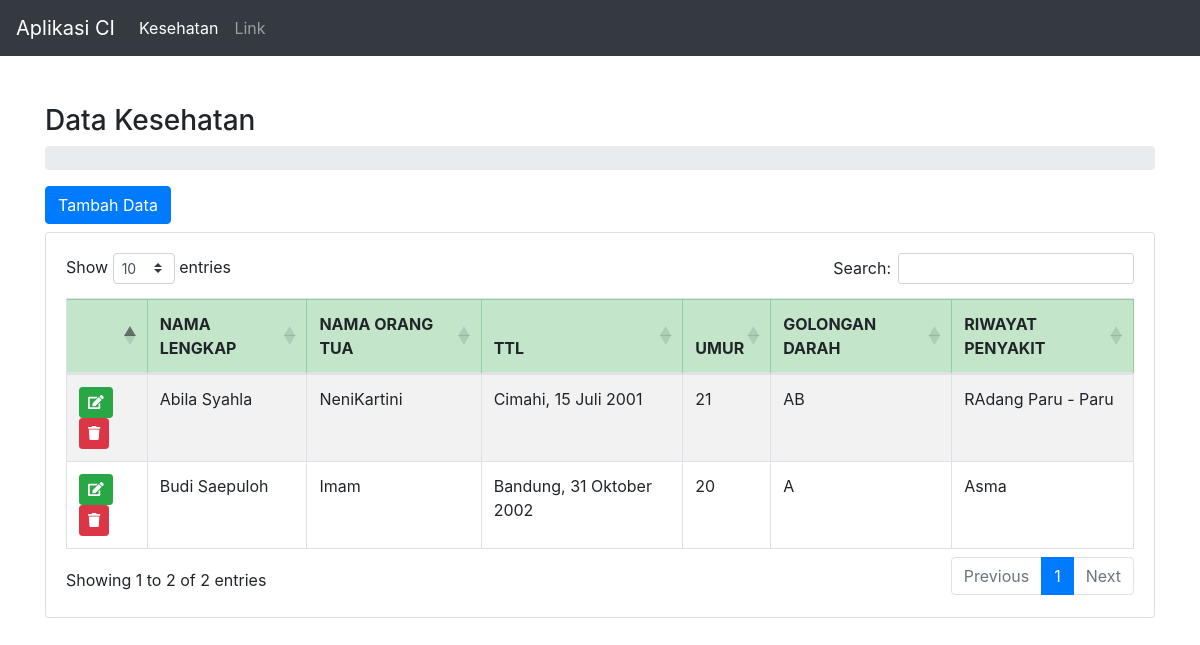
The page / on the database its author committed.
### tables this page shows
CREATE TABLE `riwayat_kesehatan` (
  `id_kesehatan` int(11) NOT NULL,
  `nama_lengkap` varchar(100) NOT NULL,
  `nama_orang_tua` varchar(100) NOT NULL,
  `ttl` varchar(50) NOT NULL,
  `umur` varchar(50) NOT NULL,
  `golongan_darah` varchar(10) NOT NULL,
  `riwayat_penyakit` varchar(500) NOT NULL
);

### application/controllers/Kesehatan.php (called while the page is built, shortened)
<?php
class Kesehatan extends CI_Controller
{
    public function __construct()
    {
        $this->load->model("Kesehatan_model");
    }
    public function index()
    {
        $data["title"] = "Data Kesehatan";
        $data["data_kesehatan"] = $this->Kesehatan_model->getAll();
        $this->load->view('templates/header', $data);
        $this->load->view('templates/menu');
        $this->load->view('kesehatan/index', $data);
        $this->load->view('templates/footer');
    }
}

### index.php (called while the page is built, shortened)
<?php
require_once BASEPATH.'core/CodeIgniter.php';

### application/models/Kesehatan_model.php (called while the page is built, shortened)
<?php
class Kesehatan_model extends CI_Model
{
    private $table = 'riwayat_kesehatan';
    public function getAll()
    {
        $this->db->from($this->table);
        $this->db->order_by("id_kesehatan", "desc");
        $query = $this->db->get();
        return $query->result();
    }
}

### application/views/kesehatan/index.php (the view, shortened to what this page needs)
<div class="container pt-5">
    <h3><?= $title ?></h3>
    <nav aria-label="breadcrumb">
        <ol class="breadcrumb ">
        </ol>
    </nav>
    <div class="row">
        <div class="col-md-12">
            <a class="btn btn-primary mb-2" href="<?= base_url('kesehatan/add'); ?>">Tambah Data</a>
            <div class="card">
                <div class="card-body">
                    <div class="table-responsive">
                        <table class="table table-striped table-bordered table-hover" id="tableKesehatan">
                            <thead>
                                <tr class="table-success">
                                    <th></th>
                                    <th>NAMA LENGKAP</th>
                                    <th>NAMA ORANG TUA</th>
                                    <th>TTL</th>
                                    <th>UMUR</th>
                                    <th>GOLONGAN DARAH</th>
                                    <th>RIWAYAT PENYAKIT</th>
                                </tr>
                            </thead>
                            <tbody>
                                <?php foreach ($data_kesehatan as $row) : ?>
                                    <tr>
                                        <td>
                                            <a href="<?= site_url('kesehatan/edit/' . $row->id_kesehatan) ?>" class="btn btn-success btn-sm"><i class="fa fa-edit"></i> </a>
                                            <a href="javascript:void(0);" data="<?= $row->id_kesehatan ?>" class="btn btn-danger btn-sm item-delete"><i class="fa fa-trash"></i> </a>
                                        </td>
                                        <td><?= $row->nama_lengkap ?></td>
                                        <td><?= $row->nama_orang_tua ?></td>
                                        <td><?= $row->ttl ?></td>
                                        <td><?= $row->umur ?></td>
                                        <td><?= $row->golongan_darah ?></td>
                                        <td><?= $row->riwayat_penyakit ?></td>
                                    </tr>
                                <?php endforeach; ?>
                            </tbody>
                        </table>
                    </div>
                </div>
            </div>
        </div>
    </div>
</div>

### application/views/templates/header.php (shortened to what this page needs)
<!DOCTYPE html>
<html lang="en">
<head>
    <link rel="stylesheet" href="https://maxcdn.bootstrapcdn.com/bootstrap/4.5.2/css/bootstrap.min.css">
    <link rel="stylesheet" href="https://cdnjs.cloudflare.com/ajax/libs/font-awesome/5.15.3/css/all.min.css" />
    <link rel="stylesheet" href="https://cdn.datatables.net/1.10.24/css/dataTables.bootstrap4.min.css">
</head>
<body>

### application/views/templates/menu.php (shortened to what this page needs)
<nav class="navbar navbar-expand-md bg-dark navbar-dark">
    <a class="navbar-brand" href="#">Aplikasi CI</a>
    <div class="collapse navbar-collapse" id="collapsibleNavbar">
        <ul class="navbar-nav">
            <li class="nav-item active">
                <a class="nav-link" href="<?= base_url('kesehatan'); ?>">Kesehatan</a>
            </li>
            <li class="nav-item">
                <a class="nav-link" href="#">Link</a>
            </li>
        </ul>
    </div>
</nav>

### application/views/templates/footer.php
</body>
</html>

### rows shown on the page
riwayat_kesehatan: nama_lengkap "Abila Syahla", nama_orang_tua "NeniKartini", ttl "Cimahi, 15 Juli 2001", umur "21", golongan_darah "AB", riwayat_penyakit "RAdang Paru - Paru"
riwayat_kesehatan: nama_lengkap "Budi Saepuloh", nama_orang_tua "Imam", ttl "Bandung, 31 Oktober 2002", umur "20", golongan_darah "A", riwayat_penyakit "Asma"

### other values the page prints
$title "Data Kesehatan"
